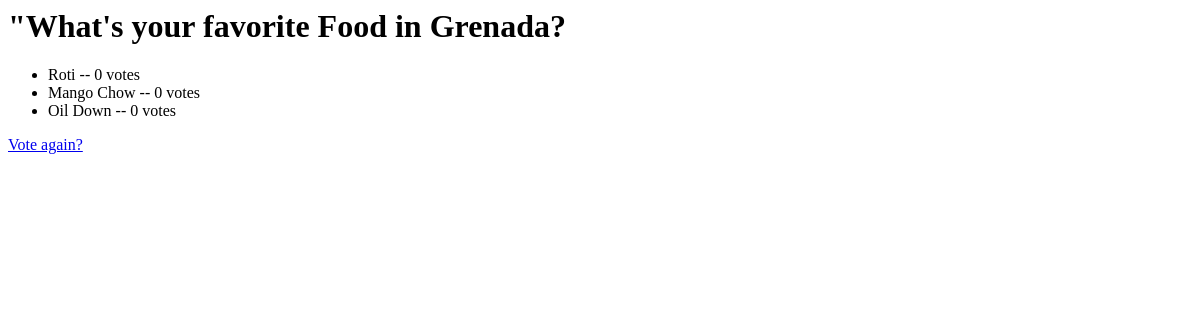
/polls/1/results/, run on an earlier commit of the app's database.
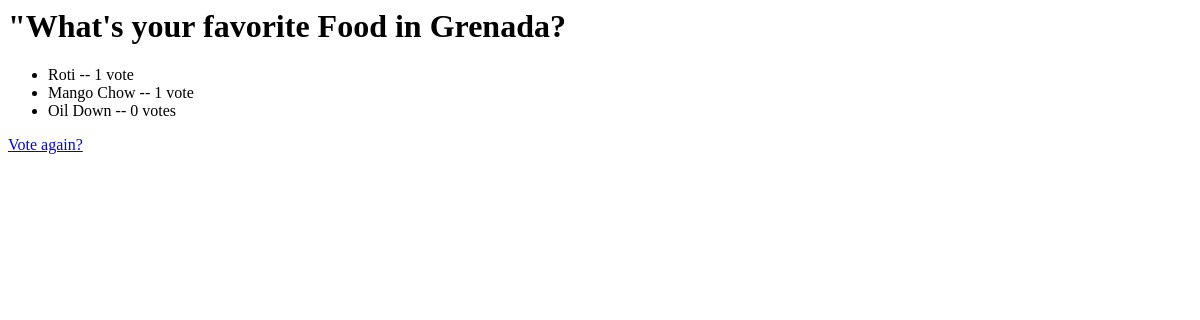
And on a later commit of the database.
### polls/models.py (models this page shows)
class Question(models.Model):
    question_text = models.CharField(max_length=200)
    pub_date = models.DateTimeField('date published')

class Choice(models.Model):
    question = models.ForeignKey(Question, on_delete=models.CASCADE)
    choice_text = models.CharField(max_length=200)
    votes = models.IntegerField(default=0)

### polls/views.py (the view)
# urls.py: path('<int:question_id>/results/', views.results, name='results'),
def results(request, question_id):
    question = get_object_or_404(Question, pk=question_id)
    return render(request, 'polls/results.html', {'question': question})

### polls/templates/polls/results.html
<h1>{{ question.question_text }}</h1>
<ul>
{% for choice in question.choice_set.all %}
    <li>{{ choice.choice_text }} -- {{ choice.votes }} vote{{ choice.votes|pluralize }}</li>
{% endfor %}
</ul>
<a href="{% url 'detail' question.id %}">Vote again?</a>

What changed in the data, as far as the page shows it:
changed Choice "Roti": votes "0" → "1"
changed Choice "Mango Chow": votes "0" → "1"
